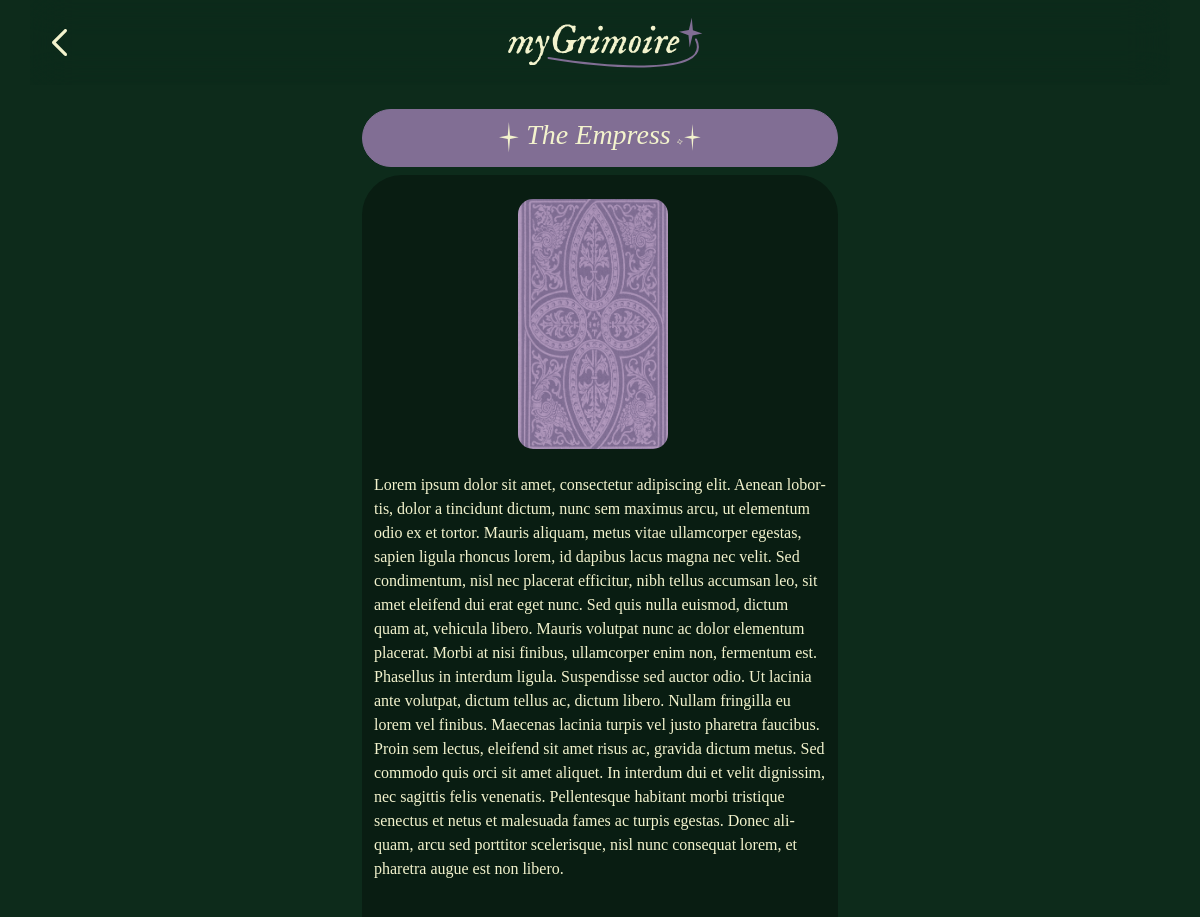
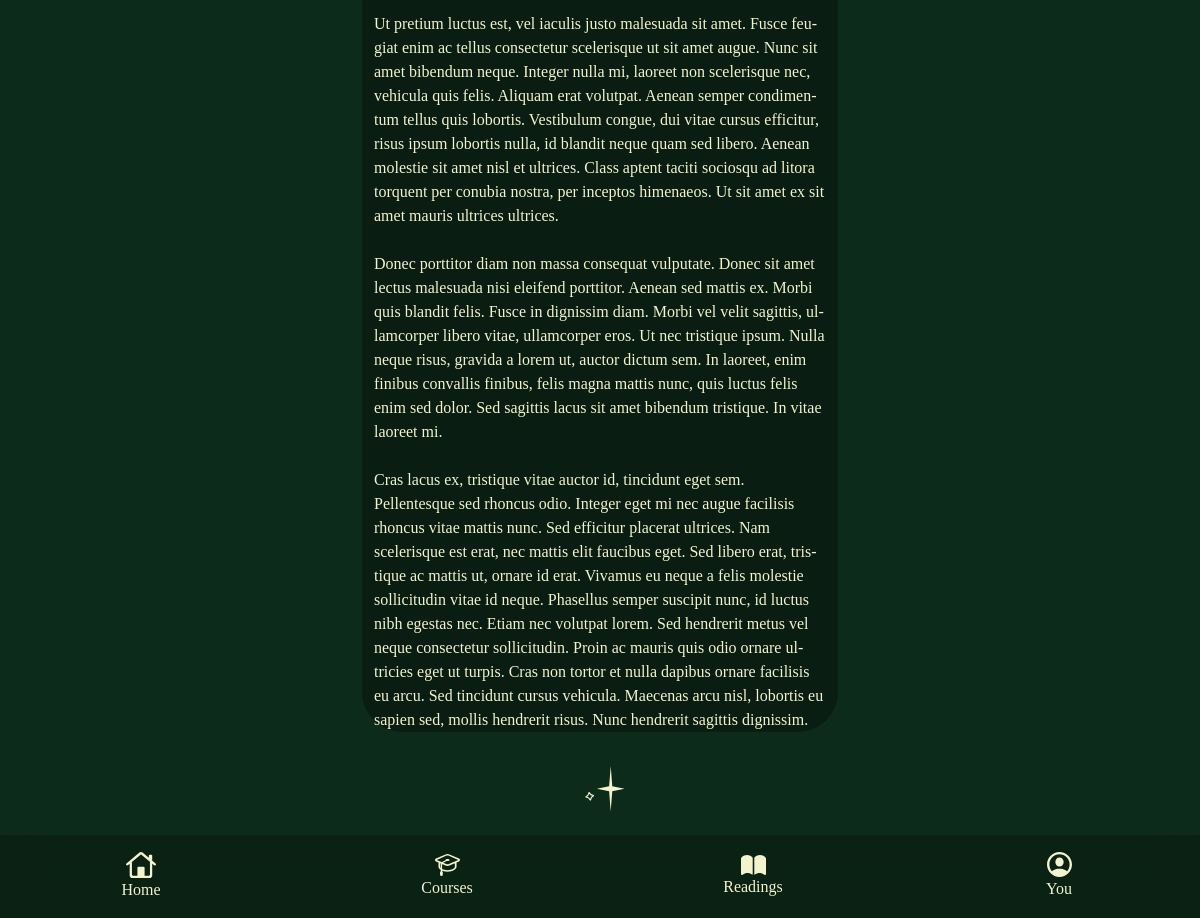
/mygrimoire/readings/all-tarot-cards/6, run on the app's committed database (2 pictures, top to bottom).
### myGrimoire/models.py (models this page shows)
class TarotCard(models.Model):
    name = models.CharField(max_length=100)
    content = models.TextField(null=True, blank=True)
    image = models.ImageField(upload_to="tarot_card_image", null=True, blank=True)
    suit = models.CharField(max_length=10, null=True, blank=True)
    author = models.ForeignKey(User, on_delete=models.CASCADE, null=True, blank=True)
    isMajorArcana = models.BooleanField(default=0)  # 0 for minor, 1 for major
    cardOfTheDay = models.BooleanField(default=0)   # 1 for "Card Of The Day"

### myGrimoire/views.py (the view)
# urls.py: path("readings/all-tarot-cards/<str:id_tarotCard>", views.tarotCard),
def tarotCard(request, id_tarotCard):
    onecard = TarotCard.objects.get(id=id_tarotCard)
    context = {'oneTarotCard': onecard}
    return render(request, "tarotCard.html", context)

### templates/tarotCard.html (shortened to what this page needs)
<!DOCTYPE html>
<html lang="en">
<head>
    {% load static %}
    <link rel="stylesheet" type="text/css" href="{% static 'myGrimoire/css/bootstrap.css' %}" >
    <link rel="stylesheet" type="text/css" href="{% static 'myGrimoire/master_transition.css' %}" >
</head>
<body>
        <div id="top-bar" class="container navbar fixed-top position-sticky" style="display: flex; flex-flow: row;">
            <a href="/mygrimoire/readings/all-tarot-cards">
            <div class="container justify-content-center" style="flex: 1">
                <img style="width: 25px;padding-left: 10px" src="{% static 'myGrimoire/images/icons/chevron-backward.svg' %}" alt="logo">
                </div>
            </a>
            <div class="container-fluid justify-content-center" style="flex: 12">
                <img style="padding-right: 50px" src="{% static 'myGrimoire/images/logo_light.svg' %}" alt="logo">
            </div>
        </div>
<div class="container pb-2 col-lg-5">
    <div id="main_content">
<div class="d-grid col-12 pt-4 text-center pb-2">
<div id="ui-bar-prpl" class="btn btn-mg pt-2" style="--bs-btn-padding-y: .30rem; --bs-btn-padding-x: .10rem;" disabled>
    <h3><img style="width: 20px" src="{% static 'myGrimoire/images/star_filled.svg' %}"><i> {{ oneTarotCard.name }}</i><img style="width: 30px" src="{% static 'myGrimoire/images/stars_group_two.svg' %}"></h3>
</div>
</div>
    <div class="container" id="ui-grn">
            <div class="container col-5 pt-4 gap-3">
                <img  style="object-fit: cover; width: 150px; height: 250px; border-radius: 15px" src="{{ MEDIA_URL }}{{ oneTarotCard.image.url }}" class="" alt="...">
                </div>
        <br>
                <p style="white-space: pre-line; text-justify: distribute-all-lines;overflow-wrap: break-word; hyphens: auto;color: #F3F3CD ;font-family: 'IM FELL DW Pica'">{{ oneTarotCard.content }}</p>
    </div>
        <div class="container text-center pt-3">
    <img src="{% static 'myGrimoire/images/stars_group_two.svg' %}" alt="logo" style="width: 50px; height: 50px">
    </div>
</div>
 </div>
<br><br><br><br>
            <div id="bottom-bar" class="text-center fixed-bottom pt-3">
            <div class="row-cols-md-auto">
  <div class="row text-center">
    <div class="col">
        <a style="text-decoration: none;" href="/mygrimoire/main"><img style="width: 30px" src="{% static 'myGrimoire/images/icons/home.svg' %}" alt="logo"><p style="font-family: 'IM FELL DW Pica'; color:#F3F3CD">Home</p></a>
    </div>
    <div class="col">
        <a style="text-decoration: none;" href="/mygrimoire/courses"><img style="width: 25px" src="{% static 'myGrimoire/images/icons/cap.svg' %}" alt="logo"><p style="font-family: 'IM FELL DW Pica'; color:#F3F3CD">Courses</p></a>
    </div>
    <div class="col">
        <a style="text-decoration: none;" href="/mygrimoire/readings"><img style="width: 25px" src="{% static 'myGrimoire/images/icons/book-fill.svg' %}" alt="logo"><p style="font-family: 'IM FELL DW Pica'; color:#F3F3CD">Readings</p></a>
    </div>
      <div class="col">
      <a style="text-decoration: none;" href="/mygrimoire/you"><img style="width: 25px" src="{% static 'myGrimoire/images/icons/person-crop-circle.svg' %}" alt="logo"><p style="font-family: 'IM FELL DW Pica'; color:#F3F3CD">You</p></a>
    </div>
  </div>
</div>
</div>
</body>
</html>

### myGrimoire/static/myGrimoire/master_transition.css (style rules this page uses)
#main_content { animation: transitionIn 0.3s; }

### templates/tarotCard.html (style rules this page uses)
body { background-color: #0D2B1B }
#top-bar { height: 85px; backdrop-filter: blur(20px); -webkit-backdrop-filter: blur(20px); background-blend-mode: hard-light; top: -10px; background-color: #0D2B1B99; }
#bottom-bar { background: #091D1299; backdrop-filter: blur(20px); -webkit-backdrop-filter: blur(20px); }
h3 { font-family: "IM FELL DW Pica"; color: #F3F3CD; }
#ui-bar-prpl { border-radius: 50px; pointer-events: none; font-family: "IM FELL DW Pica"; color: #F3F3CD; font-size: 15pt; }
#ui-grn { background-color: #091D12; border-radius: 40px; width: available; }

### data on the page
TarotCard: name "The Empress", image (picture), content "Lorem ipsum dolor sit amet, consectetur adipiscing elit. Aenean lobortis, dolor a tincidunt dictum, nunc sem maximus arcu, ut elementum odio ex et tortor. Mauris aliquam, metus vitae ullamcorper egestas, sapien ligula rhoncus lorem, id dapibus lacus magna nec velit. Sed condimentum, nisl nec placerat efficitur, nibh tellus accumsan leo, sit amet eleifend dui erat eget nunc. Sed quis nulla euismod, dictum quam at, vehicula libero. Mauris volutpat nunc ac dolor elementum placerat. Morbi at nisi finibus, ullamcorper enim non, fermentum est. Phasellus in interdum ligula. Suspendisse sed auctor odio. Ut lacinia ante volutpat, dictum tellus ac, dictum libero. Nullam fringilla eu lorem vel…"
